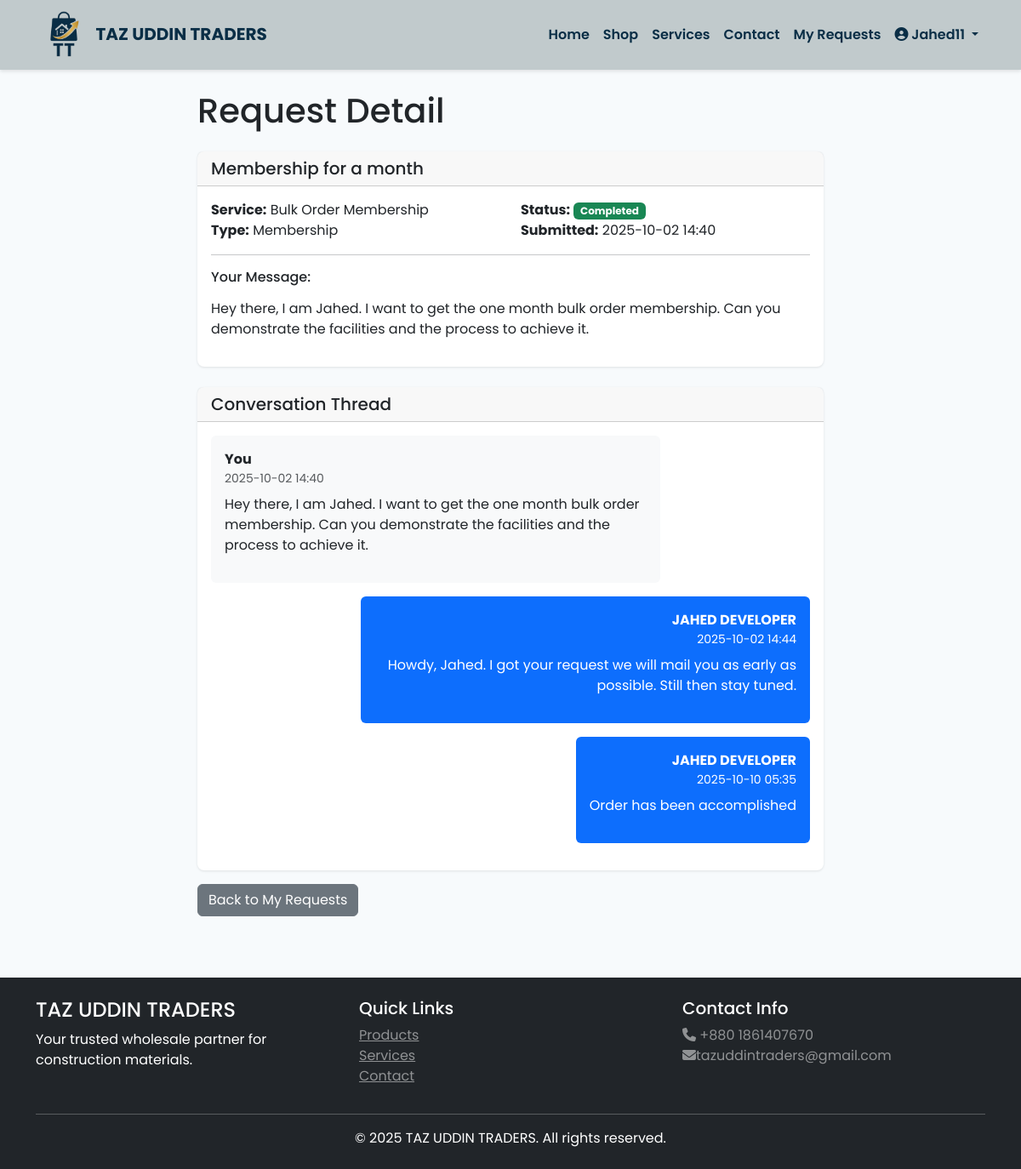
The page /services/my-requests/1/ (signed in) on the database its author committed.
### accounts/models.py (models this page shows)
class User(AbstractUser):
    ROLE_CHOICES = (
        ('superadmin', 'Superadmin'),
        ('owner', 'Owner'),
        ('client', 'Client'),
    )
    role = models.CharField(max_length=20, choices=ROLE_CHOICES, default='client')
    phone = models.CharField(max_length=15, blank=True)
    address = models.TextField(blank=True)
    created_at = models.DateTimeField(auto_now_add=True)
    updated_at = models.DateTimeField(auto_now=True)
    class Meta:
        db_table = 'users'
    def is_superadmin(self):
        return self.role == 'superadmin'
    def is_owner(self):
        return self.role == 'owner'
    def is_client(self):
        return self.role == 'client'

### services/models.py (models this page shows, shortened)
class Request(models.Model):
    STATUS_CHOICES = (
        ('pending', 'Pending'),
        ('in_progress', 'In Progress'),
        ('completed', 'Completed'),
        ('cancelled', 'Cancelled'),
    )
    user = models.ForeignKey(User, on_delete=models.CASCADE, related_name='requests')
    service = models.ForeignKey(Service, on_delete=models.SET_NULL, null=True)
    subject = models.CharField(max_length=200)
    message = models.TextField()
    status = models.CharField(max_length=20, choices=STATUS_CHOICES, default='pending')
    created_at = models.DateTimeField(auto_now_add=True)
    updated_at = models.DateTimeField(auto_now=True)
    class Meta:
        ordering = ['-created_at']
        indexes = [
            models.Index(fields=['user', 'status']),
            models.Index(fields=['created_at']),
        ]

class Service(models.Model):
    SERVICE_TYPES = (
        ('membership', 'Membership'),
        ('appointment', 'Appointment (In-person)'),
        ('online_appointment', 'Online Appointment'),
        ('order', 'Order Placement'),
        ('complaint', 'Complaint Submission'),
        ('fast_track', 'Fast Track Help'),
        ('general', 'General Request'),
    )
    title = models.CharField(max_length=200)
    service_type = models.CharField(max_length=30, choices=SERVICE_TYPES)
    description = models.TextField()
    icon = models.CharField(max_length=50, blank=True)
    is_active = models.BooleanField(default=True)
    created_at = models.DateTimeField(auto_now_add=True)
    updated_at = models.DateTimeField(auto_now=True)

class RequestReply(models.Model):
    request = models.ForeignKey(Request, on_delete=models.CASCADE, related_name='replies')
    user = models.ForeignKey(User, on_delete=models.CASCADE)
    message = models.TextField()
    created_at = models.DateTimeField(auto_now_add=True)
    class Meta:
        ordering = ['created_at']

### services/views.py (the view)
# urls.py: path('my-requests/<int:pk>/', views.client_request_detail, name='client_request_detail'),
@login_required
def client_request_detail(request, pk):
    request_obj = get_object_or_404(Request, pk=pk, user=request.user)
    context = {
        'request': request_obj,
        'replies': request_obj.replies.all()
    }
    return render(request, 'services/client_request_detail.html', context)

### templates/services/client_request_detail.html (shortened to what this page needs)
{% extends 'base.html' %}
{% block content %}
<div class="container">
    <div class="row">
        <div class="col-md-8 mx-auto">
            <h1 class="mb-4">Request Detail</h1>
            <div class="card mb-4">
                <div class="card-header">
                    <h5 class="mb-0">{{ request.subject }}</h5>
                </div>
                <div class="card-body">
                    <div class="row mb-3">
                        <div class="col-md-6">
                            <strong>Service:</strong> {{ request.service.title }}<br>
                            <strong>Type:</strong> {{ request.service.get_service_type_display }}
                        </div>
                        <div class="col-md-6">
                            <strong>Status:</strong>
                            <span class="badge bg-{% if request.status == 'pending' %}warning{% elif request.status == 'completed' %}success{% elif request.status == 'cancelled' %}danger{% else %}info{% endif %}">
                                {{ request.get_status_display }}
                            </span><br>
                            <strong>Submitted:</strong> {{ request.created_at|date:"Y-m-d H:i" }}
                        </div>
                    </div>
                    <hr>
                    <h6>Your Message:</h6>
                    <p>{{ request.message|linebreaks }}</p>
                </div>
            </div>
            <div class="card">
                <div class="card-header">
                    <h5 class="mb-0">Conversation Thread</h5>
                </div>
                <div class="card-body">
                    <div class="mb-3">
                        <div class="d-inline-block p-3 bg-light rounded" style="max-width: 75%;">
                            <strong>You</strong>
                            <small class="d-block text-muted">{{ request.created_at|date:"Y-m-d H:i" }}</small>
                            <p class="mb-0 mt-2">{{ request.message|linebreaks }}</p>
                        </div>
                    </div>
                    {% for reply in replies %}
                    <div class="mb-3 text-end">
                        <div class="d-inline-block p-3 bg-primary text-white rounded" style="max-width: 75%;">
                            <strong>{{ reply.user.get_full_name|default:reply.user.username }}</strong>
                            <small class="d-block">{{ reply.created_at|date:"Y-m-d H:i" }}</small>
                            <p class="mb-0 mt-2">{{ reply.message|linebreaks }}</p>
                        </div>
                    </div>
                    {% empty %}
                    <p class="text-muted text-center">No replies yet. Please check back later.</p>
                    {% endfor %}
                </div>
            </div>
            <div class="mt-3">
                <a href="{% url 'services:request_list' %}" class="btn btn-secondary">Back to My Requests</a>
            </div>
        </div>
    </div>
</div>
{% endblock %}

### templates/base.html (shortened to what this page needs)
 {% load static %}
<!DOCTYPE html>
<html lang="en">
<head>
    <link href="https://cdn.jsdelivr.net/npm/bootstrap@5.3.0/dist/css/bootstrap.min.css" rel="stylesheet">
    <link rel="stylesheet" href="https://cdnjs.cloudflare.com/ajax/libs/font-awesome/6.4.0/css/all.min.css">
    {% load static %}
    <link rel="stylesheet" href="{% static 'css/style.css' %}">
</head>
<body>
    <nav class="navbar navbar-expand-lg navbar-dark" style="background-color: #C1CACC;">
        <div class="container">
            <a class="navbar-brand fw-bold" href="{% url 'core:home' %}" style="color:#0A2E46;">
                <img src="{% static 'img/logo.png' %}"  style="height:3.5rem;"> TAZ UDDIN TRADERS
            </a>
            <div class="collapse navbar-collapse" id="navbarNav">
                <ul class="navbar-nav ms-auto">
                    <li class="nav-item">
                        <a class="nav-link" style="color:#0A2E46;" href="{% url 'core:home' %}">Home</a>
                    </li>
                    <li class="nav-item">
                        <a class="nav-link" style="color:#0A2E46;" href="{% url 'shop:product_list' %}">Shop</a>
                    </li>
                    <li class="nav-item">
                        <a class="nav-link" style="color:#0A2E46;" href="{% url 'services:service_list' %}">Services</a>
                    </li>
                    <li class="nav-item">
                        <a class="nav-link" style="color:#0A2E46;" href="{% url 'core:contact' %}">Contact</a>
                    </li>
                    {% if user.is_authenticated %}
                        {% if user.is_client %}
                            <li class="nav-item">
                                <a class="nav-link" style="color:#0A2E46;" href="{% url 'services:request_list' %}">My Requests</a>
                            </li>
                        {% endif %}
                        <li class="nav-item dropdown">
                            <a class="nav-link dropdown-toggle" style="color:#0A2E46;" href="#" id="navbarDropdown" role="button" data-bs-toggle="dropdown">
                                <i class="fas fa-user-circle"></i> {{ user.username }}
                            </a>
                        </li>
                    {% endif %}
                </ul>
            </div>
        </div>
    </nav>
    <main class="py-4">
        {% block content %}{% endblock %}
    </main>
    <footer class="bg-dark text-white py-4 mt-5">
        <div class="container">
            <div class="row">
                <div class="col-md-4">
                    <h4>TAZ UDDIN TRADERS</h4>
                    <p>Your trusted wholesale partner for construction materials.</p>
                </div>
                <div class="col-md-4">
                    <h5>Quick Links</h5>
                    <ul class="list-unstyled">
                        <li><a href="{% url 'shop:product_list' %}" class="text-white-50">Products</a></li>
                        <li><a href="{% url 'services:service_list' %}" class="text-white-50">Services</a></li>
                        <li><a href="{% url 'core:contact' %}" class="text-white-50">Contact</a></li>
                    </ul>
                </div>
                <div class="col-md-4">
                    <h5>Contact Info</h5>
                    <p class="text-white-50">
                        <i class="fas fa-phone"></i> +880 1861407670<br>
                        <i class="fas fa-envelope"></i>tazuddintraders@gmail.com
                    </p>
                </div>
            </div>
            <hr class="bg-white">
            <p class="text-center mb-0">&copy; 2025 TAZ UDDIN TRADERS. All rights reserved.</p>
        </div>
    </footer>
</body>
</html>

### static/css/style.css (style rules this page uses)
:root { --primary-color: #1a365d; --secondary-color: #2d3748; --success-color: #48bb78; --danger-color: #f56565; --warning-color: #ecc94b; --light-bg: #f7fafc; --border-radius: 0.5rem; }
body { font-family: 'Poppins', sans-serif; background-color: var(--light-bg); }
.navbar { box-shadow: 0 2px 4px rgba(0,0,0,0.1); font-weight: 600; }
.card { border: none; border-radius: var(--border-radius); box-shadow: 0 1px 3px rgba(0,0,0,0.1); transition: transform 0.2s; }

### rows shown on the page
User: username "Jahed11"
Request: subject "Membership for a month", service "Bulk Order Membership", service.service_type "Membership", status "Completed", created_at "2025-10-02 14:40", message "Hey there, I am Jahed. I want to get the one month bulk order membership. Can you demonstrate the facilities and the process to achieve it."
RequestReply: user.get_full_name "JAHED DEVELOPER", created_at "2025-10-02 14:44", message "Howdy, Jahed. I got your request we will mail you as early as possible. Still then stay tuned."
RequestReply: user.get_full_name "JAHED DEVELOPER", created_at "2025-10-10 05:35", message "Order has been accomplished"
